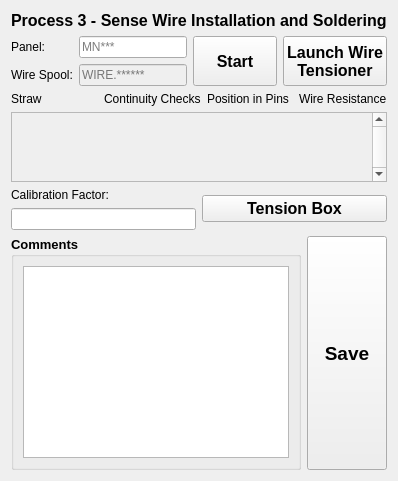
              <widget class="QWidget" name="p3Wire">
               <layout class="QGridLayout" name="gridLayout_32">
                <item row="0" column="0" colspan="2">
                 <widget class="QLabel" name="label_6">
                  <property name="font">
                   <font>
                    <pointsize>12</pointsize>
                    <weight>75</weight>
                    <bold>true</bold>
                   </font>
                  </property>
                  <property name="text">
                   <string>Process 3 - Sense Wire Installation and Soldering</string>
                  </property>
                 </widget>
                </item>
                <item row="1" column="0" colspan="2">
                 <layout class="QHBoxLayout" name="horizontalLayout_16">
                  <item>
                   <layout class="QFormLayout" name="formLayout">
                    <item row="0" column="0">
                     <widget class="QLabel" name="label_5">
                      <property name="text">
                       <string>Panel:</string>
                      </property>
                     </widget>
                    </item>
                    <item row="0" column="1">
                     <widget class="QLineEdit" name="panelInput3">
                      <property name="sizePolicy">
                       <sizepolicy hsizetype="Preferred" vsizetype="Preferred">
                        <horstretch>0</horstretch>
                        <verstretch>0</verstretch>
                       </sizepolicy>
                      </property>
                      <property name="text">
                       <string/>
                      </property>
                      <property name="maxLength">
                       <number>5</number>
                      </property>
                      <property name="placeholderText">
                       <string>MN***</string>
                      </property>
                     </widget>
                    </item>
                    <item row="1" column="0">
                     <widget class="QLabel" name="label_12">
                      <property name="text">
                       <string>Wire Spool:</string>
                      </property>
                     </widget>
                    </item>
                    <item row="1" column="1">
                     <widget class="QLineEdit" name="wireInput">
                      <property name="enabled">
                       <bool>false</bool>
                      </property>
                      <property name="sizePolicy">
                       <sizepolicy hsizetype="Preferred" vsizetype="Preferred">
                        <horstretch>0</horstretch>
                        <verstretch>0</verstretch>
                       </sizepolicy>
                      </property>
                      <property name="text">
                       <string/>
                      </property>
                      <property name="maxLength">
                       <number>11</number>
                      </property>
                      <property name="placeholderText">
                       <string>WIRE.******</string>
                      </property>
                     </widget>
                    </item>
                   </layout>
                  </item>
                  <item>
                   <widget class="QPushButton" name="startbutton3">
                    <property name="sizePolicy">
                     <sizepolicy hsizetype="Preferred" vsizetype="Preferred">
                      <horstretch>0</horstretch>
                      <verstretch>0</verstretch>
                     </sizepolicy>
                    </property>
                    <property name="font">
                     <font>
                      <pointsize>12</pointsize>
                      <weight>75</weight>
                      <bold>true</bold>
                     </font>
                    </property>
                    <property name="text">
                     <string>Start</string>
                    </property>
                   </widget>
                  </item>
                  <item>
                   <widget class="QPushButton" name="launch_wire_tensioner">
                    <property name="sizePolicy">
                     <sizepolicy hsizetype="Preferred" vsizetype="Preferred">
                      <horstretch>0</horstretch>
                      <verstretch>0</verstretch>
                     </sizepolicy>
                    </property>
                    <property name="font">
                     <font>
                      <pointsize>12</pointsize>
                      <weight>75</weight>
                      <bold>true</bold>
                     </font>
                    </property>
                    <property name="text">
                     <string>Launch Wire 
Tensioner</string>
                    </property>
                   </widget>
                  </item>
                 </layout>
                </item>
                <item row="2" column="0" colspan="2">
                 <layout class="QGridLayout" name="gridLayout_30">
                  <item row="0" column="0">
                   <widget class="QLabel" name="label_22">
                    <property name="text">
                     <string>Straw</string>
                    </property>
                   </widget>
                  </item>
                  <item row="0" column="1">
                   <widget class="QLabel" name="label_34">
                    <property name="text">
                     <string>Continuity Checks</string>
                    </property>
                   </widget>
                  </item>
                  <item row="0" column="2">
                   <widget class="QLabel" name="label_32">
                    <property name="text">
                     <string>Position in Pins</string>
                    </property>
                   </widget>
                  </item>
                  <item row="0" column="3">
                   <widget class="QLabel" name="label_35">
                    <property name="text">
                     <string>Wire Resistance</string>
                    </property>
                   </widget>
                  </item>
                  <item row="1" column="0" colspan="4">
                   <widget class="QScrollArea" name="scrollArea">
                    <property name="enabled">
                     <bool>true</bool>
                    </property>
                    <property name="layoutDirection">
                     <enum>Qt::LeftToRight</enum>
                    </property>
                    <property name="lineWidth">
                     <number>1</number>
                    </property>
                    <property name="verticalScrollBarPolicy">
                     <enum>Qt::ScrollBarAlwaysOn</enum>
                    </property>
                    <property name="sizeAdjustPolicy">
                     <enum>QAbstractScrollArea::AdjustToContents</enum>
                    </property>
                    <property name="widgetResizable">
                     <bool>true</bool>
                    </property>
                    <widget class="QWidget" name="scrollAreaWidgetContents">
                     <property name="geometry">
                      <rect>
                       <x>0</x>
                       <y>0</y>

                       <width>61</width>
                       <height>18</height>

                      </rect>
                     </property>
                     <layout class="QGridLayout" name="gridLayout">
                      <property name="horizontalSpacing">
                       <number>3</number>
                      </property>
                     </layout>
                    </widget>
                   </widget>
                  </item>
                 </layout>
                </item>
                <item row="3" column="0">
                 <layout class="QVBoxLayout" name="verticalLayout_9">
                  <item>
                   <widget class="QLabel" name="label_15">
                    <property name="text">
                     <string>Calibration Factor:</string>
                    </property>
                   </widget>
                  </item>
                  <item>
                   <widget class="QLineEdit" name="panelInput3_2">
                    <property name="sizePolicy">
                     <sizepolicy hsizetype="Preferred" vsizetype="Preferred">
                      <horstretch>0</horstretch>
                      <verstretch>0</verstretch>
                     </sizepolicy>
                    </property>
                    <property name="text">
                     <string/>
                    </property>
                    <property name="maxLength">
                     <number>5</number>
                    </property>
                   </widget>
                  </item>
                 </layout>
                </item>
                <item row="3" column="1">
                 <widget class="QPushButton" name="launch_tension_box">
                  <property name="font">
                   <font>
                    <pointsize>12</pointsize>
                    <weight>75</weight>
                    <bold>true</bold>
                   </font>
                  </property>
                  <property name="text">
                   <string>Tension Box</string>
                  </property>
                 </widget>
                </item>
                <item row="4" column="0" colspan="2">
                 <layout class="QHBoxLayout" name="horizontalLayout_19">
                  <item>
                   <widget class="QGroupBox" name="groupBox_8">
                    <property name="font">
                     <font>
                      <pointsize>10</pointsize>
                      <weight>75</weight>
                      <bold>true</bold>
                     </font>
                    </property>
                    <property name="title">
                     <string>Comments</string>
                    </property>
                    <layout class="QGridLayout" name="gridLayout_31">
                     <item row="0" column="0">
                      <widget class="QPlainTextEdit" name="commentBox3">
                       <property name="font">
                        <font>
                         <pointsize>12</pointsize>
                        </font>
                       </property>
                      </widget>
                     </item>
                    </layout>
                   </widget>
                  </item>
                  <item>
                   <widget class="QPushButton" name="saveButton3">
                    <property name="sizePolicy">
                     <sizepolicy hsizetype="Preferred" vsizetype="Preferred">
                      <horstretch>0</horstretch>
                      <verstretch>0</verstretch>
                     </sizepolicy>
                    </property>
                    <property name="font">
                     <font>
                      <pointsize>14</pointsize>
                      <weight>75</weight>
                      <bold>true</bold>
                     </font>
                    </property>
                    <property name="text">
                     <string>Save</string>
                    </property>
                    <attribute name="buttonGroup">
                     <string notr="true">saveButtons</string>
                    </attribute>
                   </widget>
                  </item>
                 </layout>
                </item>
               </layout>
              </widget>
